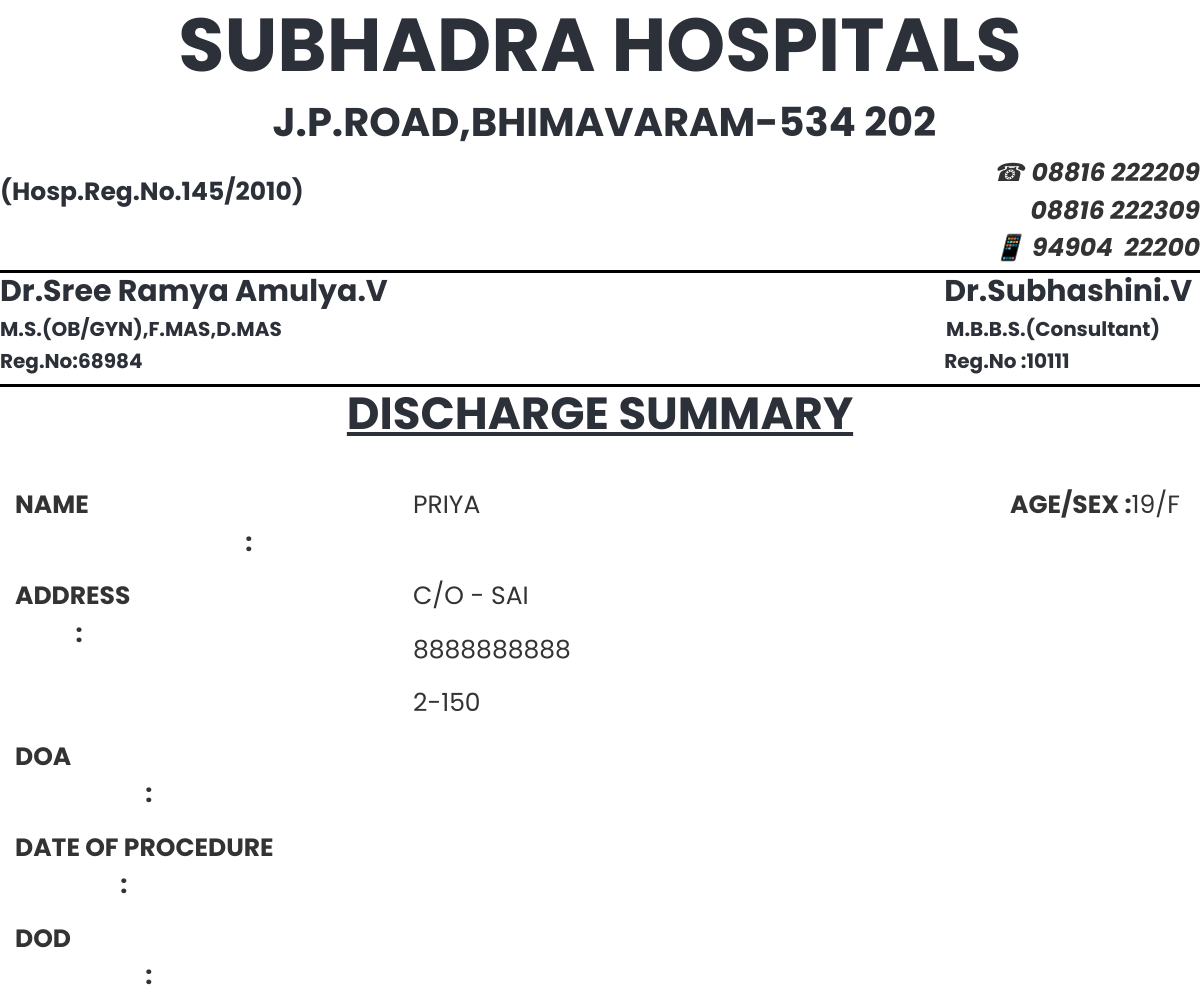
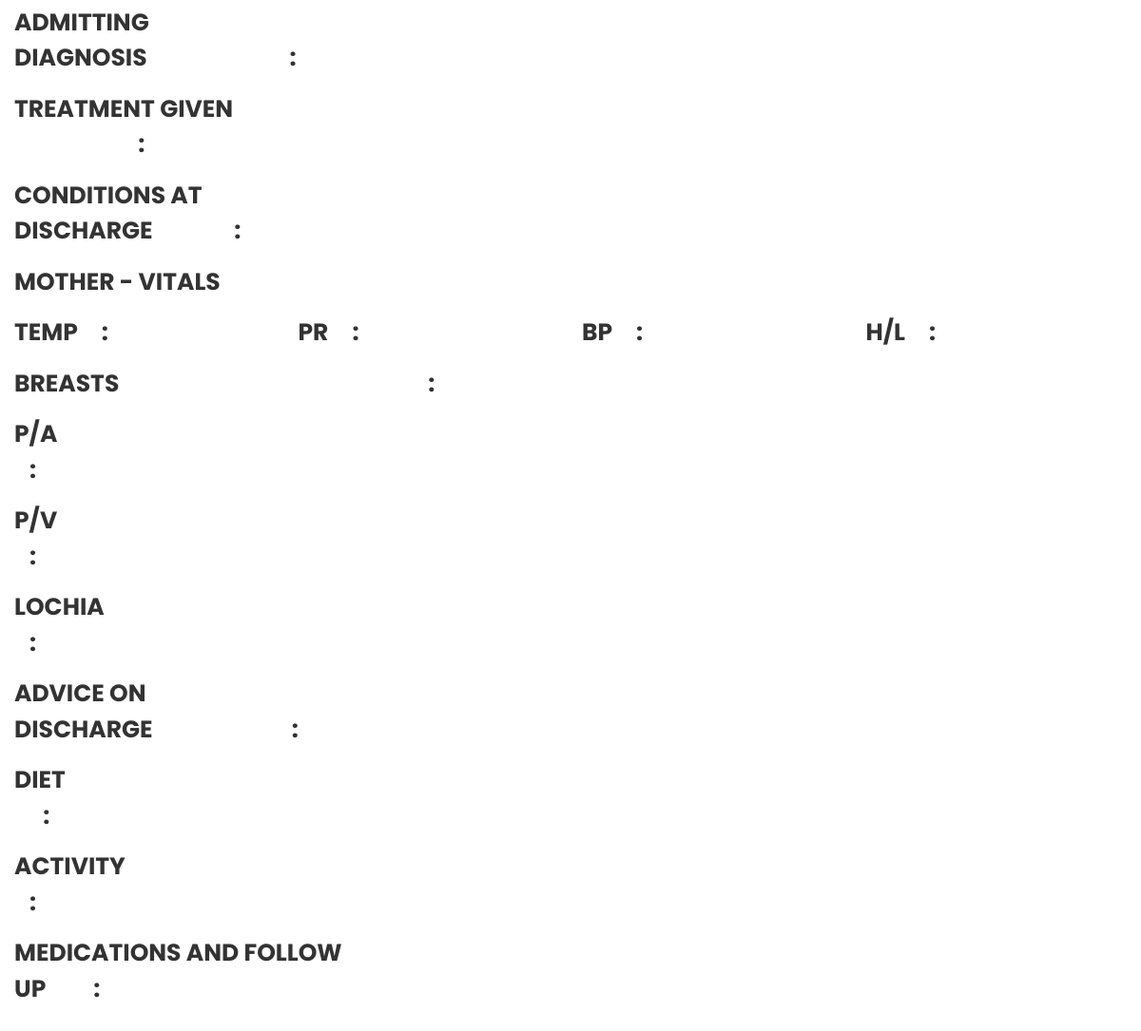
The app's page /discharge_summary.php?pid=P202209181 with its own data (2 pictures, top to bottom).
### tables this page shows
CREATE TABLE `patient_primary_information` (
  `id` varchar(10) NOT NULL,
  `name` varchar(100) NOT NULL,
  `dob` date NOT NULL,
  `p_age` int(3) NOT NULL,
  `gender` varchar(20) NOT NULL,
  `patient_phone_number` varchar(10) NOT NULL,
  `patient_aadhaar` varchar(12) NOT NULL,
  `caste` varchar(20) NOT NULL,
  `religion` varchar(20) NOT NULL,
  `present_address` varchar(150) NOT NULL,
  `permanent_address` varchar(150) NOT NULL,
  `patient_qualification` varchar(30) NOT NULL,
  `patient_occupation` varchar(30) NOT NULL,
  `spouse_name` varchar(100) NOT NULL,
  `spouse_contact` varchar(10) NOT NULL,
  `spose_dob` date NOT NULL,
  `spouse_age` int(3) NOT NULL,
  `spouse_gender` varchar(5) NOT NULL,
  `spouse_occupation` varchar(20) NOT NULL,
  `spouse_qualification` varchar(20) NOT NULL,
  `lmp` date NOT NULL,
  `edd` date NOT NULL,
  `pog` varchar(25) NOT NULL,
  `cardtype` varchar(20) NOT NULL,
  `socio_economic_status` varchar(20) NOT NULL,
  `spouse_aadhaar` varchar(12) NOT NULL,
  `date` timestamp NOT NULL DEFAULT current_timestamp() ON UPDATE current_timestamp()
);

### discharge_summary.php (the view, shortened to what this page needs)
<?php
include 'connect.php';
$pid = $_GET['pid'];
$tid = $_GET['tid'];
$query = "select  * from  patient_primary_information WHERE id='$pid'";
$query2 = "select * from  patient_discharge_form WHERE id='$pid' and tid='$tid'";
$run = mysqli_query($con, $query);
$res = mysqli_fetch_assoc($run);
$run2 = mysqli_query($con, $query2);
$res2 = mysqli_fetch_assoc($run2);
?>
<!DOCTYPE html>
<html lang="en">
<head>
	<link rel="stylesheet" href="assets/plugins/bootstrap/css/bootstrap.min.css">
	<link rel="stylesheet" href="assets/plugins/fontawesome/css/fontawesome.min.css">
	<link rel="stylesheet" href="assets/plugins/fontawesome/css/all.min.css">
	<link rel="stylesheet" href="assets/plugins/icons/feather/feather.css">
	<link rel="stylesheet" href="assets/plugins/select2/css/select2.min.css">
	<link rel="stylesheet" href="assets/css/bootstrap-datetimepicker.min.css">
	<link rel="stylesheet" href="assets/css/style.css">
</head>
<body>
	<div>
		<div align="center">
				<h1 style="font-family:Calibri(Body);font-size:75px"><b>SUBHADRA HOSPITALS</b></h1>
		</div>
		<div align="center">
			<h4 style="font-family:Calibri(Body);font-size:40px "><b>&nbspJ.P.ROAD,BHIMAVARAM-534 202</b></h4>
		</div>
		<div class="row">
			<div class="col-md-6">
				<br>
				<h6 style="font-family:Calibri(Body);font-size:25px"><b>(Hosp.Reg.No.145/2010)</b></h6>
			</div>
			<div class="col-md-6">
				<div class="text-end">
					<i style="font-size:25px">&#9742;&nbsp;<b>08816 222209<br>08816 222309<br></b> 	&#128241;&nbsp;<b>94904&nbsp;&nbsp;22200</b></i></i>
				</div>
			</div>
		</div>
		<div class="line"></div>
		<div class="row">
			<div class="col-md-6">
				<div>
					<h4 style="font-family:Calibri(Body);font-size:30px"><b>Dr.Sree Ramya Amulya.V</b></h4>
					<h6 style="font-family:Calibri(Body);font-size:20px"><b>M.S.(OB/GYN),F.MAS,D.MAS</b></h6>
					<h6 style="font-family:Calibri(Body);font-size:20px"><b>Reg.No:68984</b></h6>
				</div>
			</div>
			<div class="col-md-6">
				<div class="text-end">
					<h4 style="font-family:Calibri(Body);font-size:30px"><b>Dr.Subhashini.V</b>&nbsp;</h4>
					<h6 style="font-family:Calibri(Body);font-size:20px"><b>M.B.B.S.(Consultant)</b>&emsp;&emsp;</h6>
					<h6 style="font-family:Calibri(Body);font-size:20px"><b>Reg.No :10111</b>&emsp;&emsp;&emsp;&emsp;&emsp;&emsp;&nbsp;&nbsp;</h6>
				</div>
			</div>
		</div>
		<div class="line"></div>
	</div>
	<h3 style="font-family:Calibri(Body);font-size:45px" align="center"><u><b>DISCHARGE SUMMARY</b></u></h3><br>
	<div class="card-body">
		<div class="row">
		    <div class="col-md-4">
			<p style="font-family:Calibri(Body);font-size:25px"><b>NAME &emsp;&emsp;&emsp;&emsp;&emsp;&nbsp;&emsp;&emsp;&emsp;&emsp;&emsp;&emsp;&emsp;&emsp;&emsp;:</b></h4></span></div>
			<div class="col-md-6">
			<p style="font-family:Calibri(Body);font-size:25px"><?php echo $res['name']; ?></p>
			</div>
	    	<div class="col-md-2">
			<p style="font-family:Calibri(Body);font-size:25px"><b>AGE/SEX :</b><?php echo $res['p_age']; ?>/<?php echo $res['gender']; ?></p>
		   </div>
	   </div>
	   <div class="row">
		     <div class="col-md-4">
			<p style="font-family:Calibri(Body);font-size:25px"><b>ADDRESS&emsp;&emsp;&emsp;&nbsp;&emsp;&emsp;&emsp;&emsp;&emsp;&emsp;&emsp;&nbsp;&nbsp;&emsp;&emsp;: </b></h4></span></div>
			<div class="col-md-8">
			<p style="font-family:Calibri(Body);font-size:25px">C/O - <?php echo $res['spouse_name']; ?></p>
			<p style="font-family:Calibri(Body);font-size:25px"><?php echo $res['spouse_contact']; ?></p>
			<p style="font-family:Calibri(Body);font-size:25px"><?php echo $res['permanent_address'];?></p>
			</div>
	   </div>
	   <div class="row">
		     <div class="col-md-4">
			<p style="font-family:Calibri(Body);font-size:25px"><b>DOA&emsp;&emsp;&emsp;&nbsp;&nbsp;&emsp;&emsp;&emsp;&nbsp;&nbsp;&nbsp;&emsp;&emsp;&emsp;&nbsp;&emsp;&emsp;&emsp;&emsp;&emsp;:</b></h4></p></div>
			<div class="col-md-8">
			</div>
	   </div>
	   <div class="row">
		     <div class="col-md-4">
			<p style="font-family:Calibri(Body);font-size:25px"><b>DATE OF PROCEDURE&emsp;&emsp;&emsp;&nbsp;&emsp;&emsp;&emsp;&emsp;: </b></h4></p></div>
			<div class="col-md-8">
			</div>
	   </div>
	   <div class="row">
		     <div class="col-md-4">
			<p style="font-family:Calibri(Body);font-size:25px"><b>DOD&emsp;&emsp;&emsp;&nbsp;&nbsp;&emsp;&emsp;&emsp;&nbsp;&nbsp;&nbsp;&emsp;&emsp;&emsp;&nbsp;&emsp;&emsp;&emsp;&emsp;&emsp;: </b></h4></p></div>
			<div class="col-md-8">
			</div>
		</div>
		<div class="row">
		     <div class="col-md-4">
			 <p style="font-family:Calibri(Body);font-size:25px"><B>ADMITTING DIAGNOSIS&emsp;&emsp;&emsp;&emsp;&emsp;&emsp;:</B></p></div>
			<div class="col-md-8">
			</div>
		</div>
		<div class="row">
		     <div class="col-md-4">
			 <p style="font-family:Calibri(Body);font-size:25px"><B>TREATMENT GIVEN&emsp;&emsp;&emsp;&nbsp;&emsp;&emsp;&emsp;&emsp;&emsp;:</B></p></div>
			<div class="col-md-8">
			</div>
		</div>
		<div class="row">
		     <div class="col-md-4">
			 <p style="font-family:Calibri(Body);font-size:25px"><B>CONDITIONS AT DISCHARGE&emsp;&emsp;&emsp;&nbsp;&nbsp;:</B></p></div>
			<div class="col-md-8">
			</div>
		</div>
		<div class="col-md-12">
		<p style="font-family:Calibri(Body);font-size:25px"><b>MOTHER - VITALS </b>
		</div>
		<div class="row">
			<div class="col-md-3">
			<p style="font-family:Calibri(Body);font-size:25px"><b>TEMP&emsp;:</b>&nbsp;<?php echo $res2['temp'];?></p>
		   </div>
		   <div class="col-md-3">
			<p style="font-family:Calibri(Body);font-size:25px"><b>PR&emsp;:</b>&nbsp;<?php echo $res2['pr']; ?></p>
		   </div>
		   <div class="col-md-3">
			<p style="font-family:Calibri(Body);font-size:25px"><b>BP&emsp;:</b>&nbsp;<?php echo $res2['bp']; ?></p>
		   </div>
	    	<div class="col-md-3">
			<p style="font-family:Calibri(Body);font-size:25px"><b>H/L&emsp;:</b>&nbsp;<?php echo $res2['h/l']; ?></p>
		   </div>
	   </div>
	   <div class="row">
		     <div class="col-md-4">
			 <p style="font-family:Calibri(Body);font-size:25px"><B>BREASTS&emsp;&emsp;&emsp;&emsp;&emsp;&emsp;&emsp;&emsp;&emsp;&emsp;&emsp;&emsp;&emsp;:</B></p></div>
			<div class="col-md-8">
			</div>
		</div>
		<div class="row">
		     <div class="col-md-4">
			 <p style="font-family:Calibri(Body);font-size:25px"><B>P/A&emsp;&emsp;&emsp;&emsp;&emsp;&emsp;&emsp;&emsp;&emsp;&emsp;&emsp;&emsp;&emsp;&emsp;&emsp;&nbsp;&nbsp;&nbsp;:</B></p></div>
			<div class="col-md-8">
			</div>
		</div>
		<div class="row">
		     <div class="col-md-4">
			 <p style="font-family:Calibri(Body);font-size:25px"><B>P/V&emsp;&emsp;&emsp;&emsp;&emsp;&emsp;&emsp;&emsp;&emsp;&emsp;&emsp;&emsp;&emsp;&emsp;&emsp;&nbsp;&nbsp;&nbsp;:</B></p></div>
			<div class="col-md-8">
			</div>
		</div>
		<div class="row">
		     <div class="col-md-4">
			 <p style="font-family:Calibri(Body);font-size:25px"><B>LOCHIA&emsp;&emsp;&emsp;&emsp;&emsp;&emsp;&emsp;&emsp;&emsp;&emsp;&emsp;&emsp;&emsp;&nbsp;&nbsp;&nbsp;:</B></p></div>
			<div class="col-md-8">
			</div>
		</div>
		<div class="row">
		     <div class="col-md-4">
			 <p style="font-family:Calibri(Body);font-size:25px"><B>ADVICE ON DISCHARGE&emsp;&emsp;&emsp;&emsp;&emsp;&nbsp;&nbsp;&nbsp;&nbsp;:</B></p></div>
			<div class="col-md-8">
			</div>
		</div>
		<div class="row">
		     <div class="col-md-4">
			 <p style="font-family:Calibri(Body);font-size:25px"><B>DIET&emsp;&emsp;&emsp;&emsp;&emsp;&emsp;&emsp;&emsp;&emsp;&emsp;&emsp;&emsp;&emsp;&emsp;&nbsp;&emsp;:</B></p></div>
			<div class="col-md-8">
			</div>
		</div>
		<div class="row">
		     <div class="col-md-4">
			 <p style="font-family:Calibri(Body);font-size:25px"><B>ACTIVITY&emsp;&emsp;&emsp;&emsp;&emsp;&emsp;&emsp;&emsp;&emsp;&emsp;&emsp;&emsp;&nbsp;&nbsp;&nbsp;:</B></p></div>
			<div class="col-md-8">
			</div>
		</div>
		<div class="row">
		     <div class="col-md-4">
			 <p style="font-family:Calibri(Body);font-size:25px"><B>MEDICATIONS AND FOLLOW UP&emsp;&emsp;:</B></p></div>
			<div class="col-md-8">
			</div>
		</div>
	</div>
</body>
</html>

### discharge_summary.php (style rules this page uses)
.line { border-bottom: 3px solid black; margin-top: 3px; width: 100%; }

### records on screen
patient_primary_information: name "PRIYA", p_age "19", gender "F", spouse_name "SAI", spouse_contact "8888888888", permanent_address "2-150"
